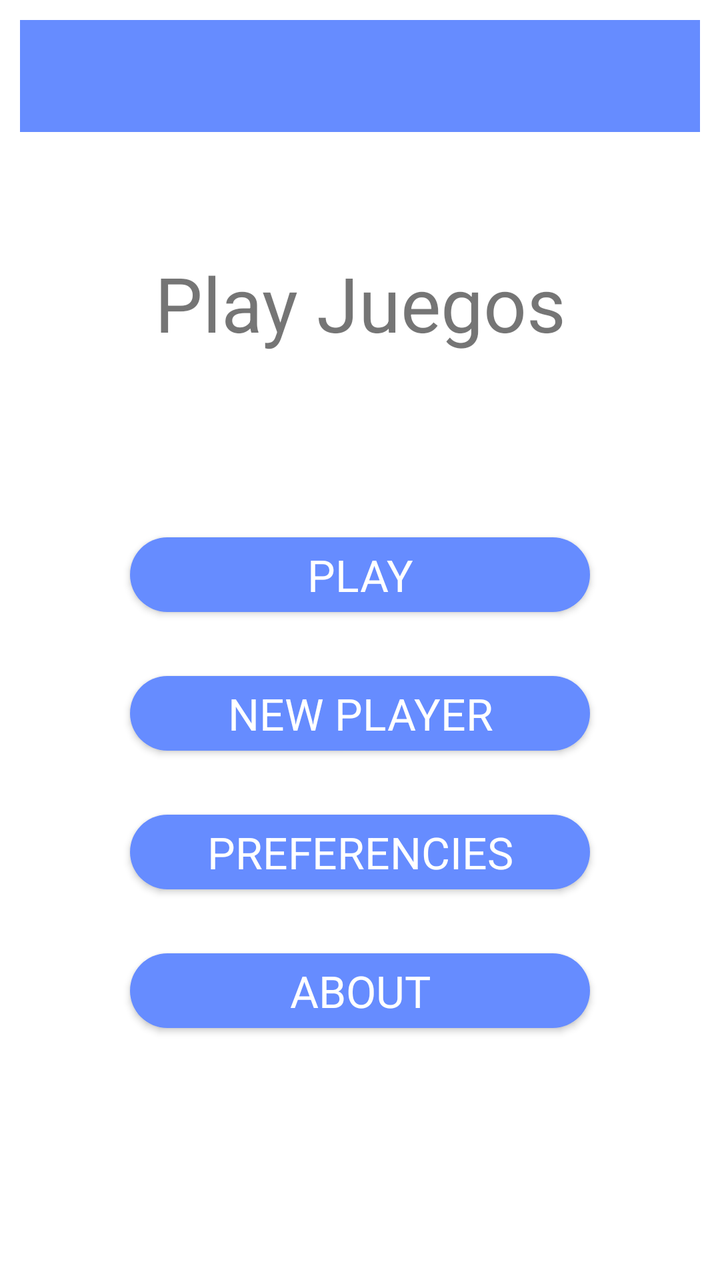
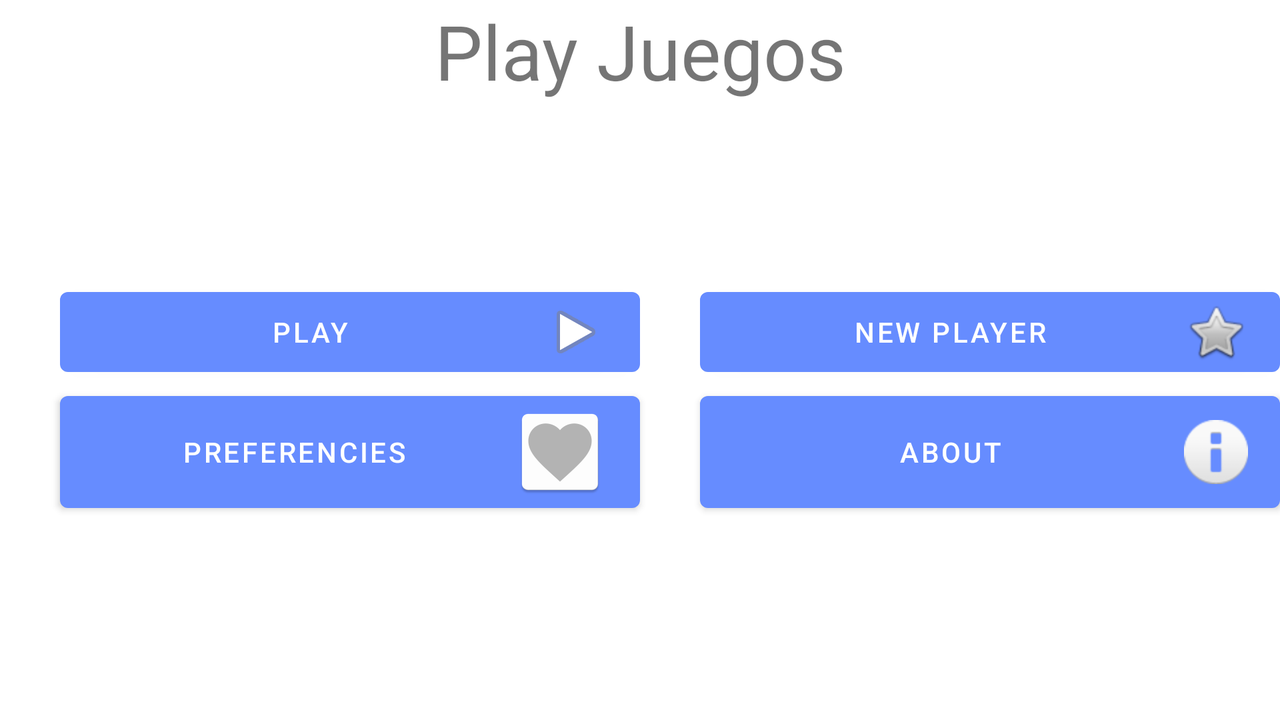

One screen, two layout resources from the same app: the default and the repository's alternative for another configuration. Each is rendered where Android would select it; the XML of both is given below.
<!-- AndroidManifest.xml: application theme AppTheme -->
<!-- res/layout/activity_main.xml -->
<?xml version="1.0" encoding="utf-8"?>
<LinearLayout xmlns:android="http://schemas.android.com/apk/res/android"
    xmlns:app="http://schemas.android.com/apk/res-auto"

    android:orientation="vertical"
    android:layout_width="match_parent"
    android:layout_height="match_parent"
    android:layout_marginBottom="800dp"
    android:layout_margin="10dp">


    <com.google.android.material.appbar.MaterialToolbar
        android:layout_width="match_parent"
        android:layout_height="wrap_content"
        android:id="@+id/toolbar"
        android:background="?attr/colorPrimary"
        android:minHeight="?attr/actionBarSize"
        android:theme="?attr/actionBarTheme"
        />



    <TextView
        android:id="@+id/titulo"
        android:layout_width="match_parent"
        android:layout_height="0dp"
        android:layout_weight="2"
        android:text="@string/app_name"
        android:textAlignment="center"
        android:layout_marginTop="60dp"
        android:textSize="@dimen/fontSizeLarge"
        />


    <TableLayout
        android:layout_width="match_parent"
        android:layout_height="wrap_content"
        android:layout_marginBottom="100dp"
        >
        <com.google.android.material.button.MaterialButton

            android:id="@+id/Button"
            android:layout_width="wrap_content"
            android:layout_height="match_parent"
            android:layout_marginLeft="55dp"
            android:layout_marginTop="10dp"
            android:layout_marginRight="55dp"
            android:layout_marginBottom="10dp"
            android:layout_weight="1"
            app:cornerRadius="20dp"
            android:text="@string/play"
            android:textAppearance="@style/TextAppearance.AppCompat.Large"/>

        <com.google.android.material.button.MaterialButton
            android:id="@+id/Button1"
            android:layout_width="wrap_content"
            android:layout_height="match_parent"
            android:layout_marginLeft="55dp"
            android:layout_marginTop="10dp"
            android:layout_marginRight="55dp"
            android:layout_marginBottom="10dp"
            android:layout_weight="1"
            android:textAppearance="@style/TextAppearance.AppCompat.Large"
            app:cornerRadius="20dp"
            android:text="@string/new_player" />

        <com.google.android.material.button.MaterialButton
            android:id="@+id/Button2"
            android:layout_width="wrap_content"
            android:layout_height="match_parent"
            android:layout_marginLeft="55dp"
            android:layout_marginTop="10dp"
            android:layout_marginRight="55dp"
            android:layout_marginBottom="10dp"
            android:layout_weight="1"
            android:textAppearance="@style/TextAppearance.AppCompat.Large"
            app:cornerRadius="20dp"
            android:text="@string/preferencies" />

        <com.google.android.material.button.MaterialButton
            android:id="@+id/Button3"
            android:layout_width="wrap_content"
            android:layout_height="match_parent"
            android:layout_marginLeft="55dp"
            android:layout_marginTop="10dp"
            android:layout_marginRight="55dp"
            android:layout_marginBottom="10dp"
            android:layout_weight="1"
            android:textAppearance="@style/TextAppearance.AppCompat.Large"
            app:cornerRadius="20dp"
            android:text="@string/about" />
    </TableLayout>
</LinearLayout>
<!-- resources referenced by this layout -->
<resources>
  <dimen name="fontSizeLarge">38sp</dimen>
  <string name="about">ABOUT</string>
  <string name="app_name">Play Juegos</string>
  <string name="new_player">NEW PLAYER</string>
  <string name="play">PLAY</string>
  <string name="preferencies">PREFERENCIES</string>
  <style name="AppTheme" parent="Theme.MaterialComponents.DayNight.NoActionBar">
          
          <item name="colorPrimary">@color/colorPrimary</item>
          <item name="colorPrimaryDark">@color/colorPrimaryDark</item>
          <item name="colorButtonNormal">@color/colorSecondary</item>
          <item name="colorAccent">@color/colorAccent</item>
  
      </style>
  <color name="colorPrimary">#668CFF</color>
  <color name="colorPrimaryDark">#0040FF</color>
  <color name="colorSecondary">#FFCC99</color>
  <color name="colorAccent">#FF9900</color>
</resources>
<!-- res/layout-land/activity_main.xml (the repository's variant of the layout above) -->
<!-- drawn on the phone turned sideways -->
<?xml version="1.0" encoding="utf-8"?>
<LinearLayout xmlns:android="http://schemas.android.com/apk/res/android"

    android:orientation="vertical"
    android:layout_width="match_parent"
    android:layout_height="match_parent">
    






    <TextView
        android:id="@+id/titulo"
        android:layout_width="match_parent"
        android:layout_height="wrap_content"
        android:layout_weight="2"
        android:text="@string/app_name"
        android:textAlignment="center"
        android:textSize="@dimen/fontSizeLarge"
        />


    <TableLayout
        android:layout_width="match_parent"
        android:layout_height="wrap_content"
        android:layout_marginBottom="100dp">


        <LinearLayout
            android:orientation="horizontal"
            android:layout_width="match_parent"
            android:layout_height="match_parent"
            >


            <Button
                android:id="@+id/Button"
                android:layout_width="40dp"
                android:layout_height="match_parent"
                android:layout_marginLeft="30dp"
                android:layout_weight="1"
                android:drawableRight="@android:drawable/ic_media_play"
                android:text="PLAY" />

            <Button
                android:id="@+id/Button1"
                android:layout_width="40dp"
                android:layout_height="match_parent"
                android:layout_marginLeft="30dp"
                android:layout_weight="1"
                android:drawableRight="@android:drawable/btn_star"
                android:text="@string/new_player" />

        </LinearLayout>
        <LinearLayout
            android:orientation="horizontal"
            android:layout_width="match_parent"
            android:layout_height="match_parent"
            >

            <Button
                android:id="@+id/Button2"
                android:layout_width="40dp"
                android:layout_height="match_parent"
                android:layout_marginLeft="30dp"
                android:layout_weight="1"
                android:drawableRight="@mipmap/ic_heart"
                android:text="@string/preferencies" />

            <Button
                android:id="@+id/Button3"
                android:layout_width="40dp"
                android:layout_height="match_parent"
                android:layout_marginLeft="30dp"
                android:layout_weight="1"
                android:drawableRight="@android:drawable/ic_dialog_info"
                android:text="@string/about" />
        </LinearLayout>
    </TableLayout>
</LinearLayout>
<!-- resources referenced by the variant -->
<!-- as the phone turned sideways resolves them -->
<resources>
  <dimen name="fontSizeLarge">38sp</dimen>
  <!-- mipmap ic_heart: png bitmap (mipmap-hdpi, 1401 bytes) -->
  <string name="about">ABOUT</string>
  <string name="app_name">Play Juegos</string>
  <string name="new_player">NEW PLAYER</string>
  <string name="preferencies">PREFERENCIES</string>
  <style name="AppTheme" parent="Theme.MaterialComponents.DayNight.NoActionBar">
          
          <item name="colorPrimary">@color/colorPrimary</item>
          <item name="colorPrimaryDark">@color/colorPrimaryDark</item>
          <item name="colorButtonNormal">@color/colorSecondary</item>
          <item name="colorAccent">@color/colorAccent</item>
  
      </style>
  <color name="colorPrimary">#668CFF</color>
  <color name="colorPrimaryDark">#0040FF</color>
  <color name="colorSecondary">#FFCC99</color>
  <color name="colorAccent">#FF9900</color>
</resources>
